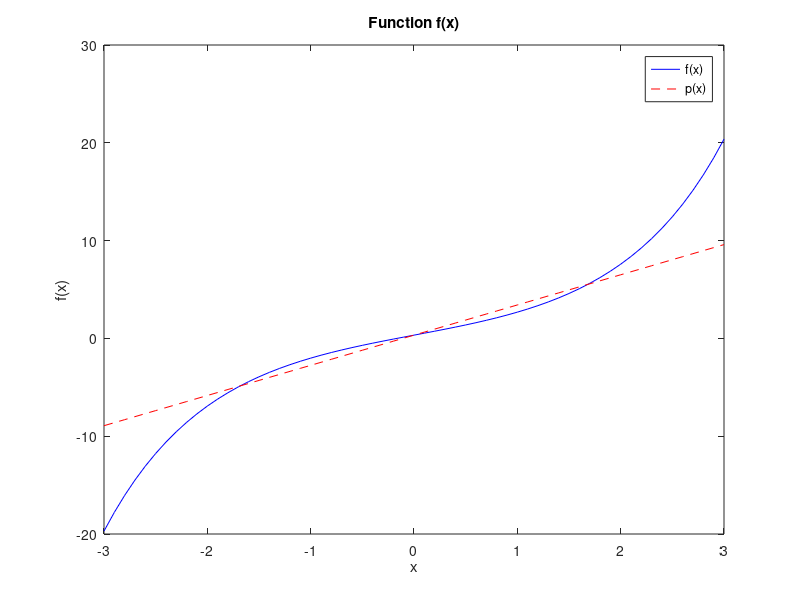

MATLAB code for this plot:
% 16-811 Fall 2019
% Emma Benjaminson
% Assignment 3
% Problem 1

%% 

clear all ; clc ; close all ; 

%% 

x = -3:0.1:3 ; 
fx = (1/3) + 2*sinh(x) ;
fx2 = 2*sinh(x) + 20 ; 
x0 = zeros(length(x)) ; 
interp = 3.0862*x + (1/3) ; 

fig1 = figure(1)
plot(x, fx, '-b') ; 
hold on 
plot(x, interp, '--r') ; 
title('Function f(x)') ; xlabel('x') ; ylabel('f(x)') ; 
legend('f(x)', 'p(x)') ; 

ex0 = 2*sin(-3) + (1/3) - (3.0862*-3 + 1/3)
ex1 = 2*sin(-1) + (1/3) - (3.0862*-1 + 1/3)
ex2 = 2*sin(1) + (1/3) - (3.0862*1 + 1/3)
ex3 = 2*sin(3) + (1/3) - (3.0862*3 + 1/3)

ex_inf = abs(2*sinh(x) - 3.0862*x) ; 
ex_inf = max(ex_inf) 


